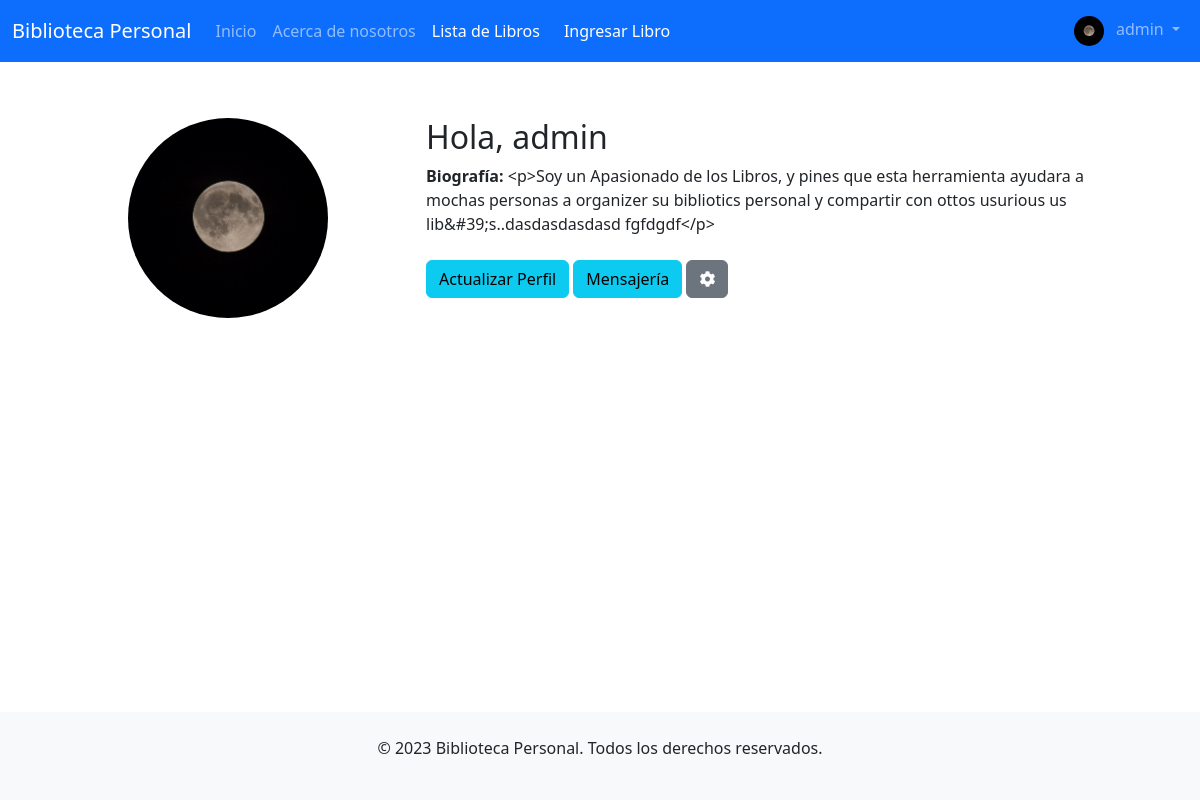
The page /usuarios/registro/perfil/ (signed in) on the database as committed earlier.
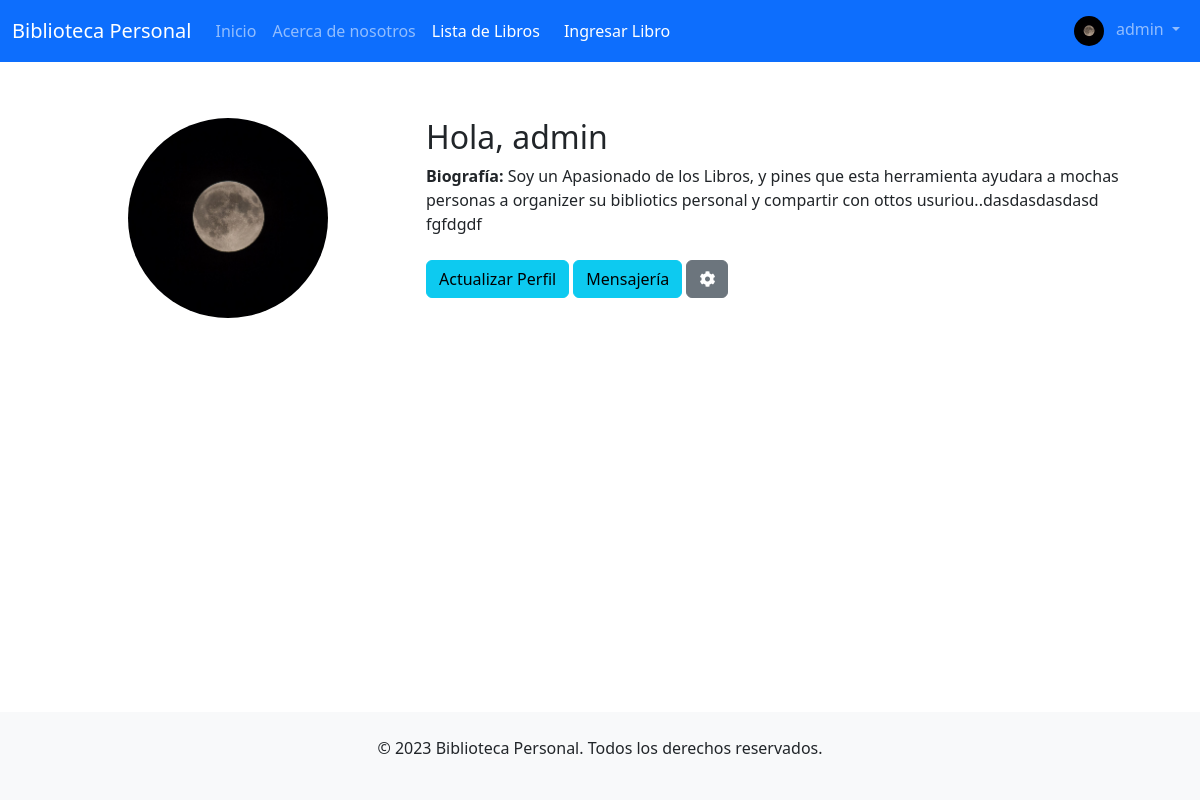
The same page on the database as committed later.
### usuarios/models.py (models this page shows)
class UserProfile(models.Model):
    user = models.OneToOneField(User, on_delete=models.CASCADE)
    profile_image = models.ImageField(upload_to='profile_images/', null=True, blank=True)
    bio = RichTextField(blank=True, null=True)

### usuarios/views.py (the view)
# urls.py: path('perfil/', views.perfil, name='perfil'),
@login_required
def perfil(request):
    profile, created = UserProfile.objects.get_or_create(user=request.user)
    if request.method == "POST":
        form = UserProfileForm(request.POST, request.FILES, instance=profile)
        if form.is_valid():
            form.save()
            messages.success(request, "Perfil actualizado con éxito.")
        else:
            messages.error(request, "Hubo un error al actualizar el perfil.")
    else:
        form = UserProfileForm(instance=profile)
    return render(request, 'usuarios/perfil.html', {'profile': profile, 'form': form})

### usuarios/templates/usuarios/perfil.html (shortened to what this page needs)
{% extends "inicio/homepage.html" %}
{% load static %}
{% block content %}
<div class="container mt-5">
  <div class="row">
    <div class="col-md-4">
      <div class="text-center">
        {% if profile.profile_image %}
        <img src="{{ profile.profile_image.url }}" class="rounded-circle" width="200" height="200" />
        {% else %}
        <img src="{% static 'img/default_profile.jpg' %}" class="rounded-circle" width="200" height="200" />
        {% endif %}
      </div>
    </div>
    <div class="col-md-8">
      <h2>Hola, {{ user.username }}</h2>
      <p><strong>Biografía:</strong> {{ profile.bio }}</p>
      <button type="button" class="btn btn-info mt-2" data-bs-toggle="modal" data-bs-target="#editProfileModal">
        Actualizar Perfil
      </button>
      <button type="button" class="btn btn-info mt-2" onclick="location.href='{% url 'bandeja_entrada' %}'">
        Mensajería
    </button>
      <button type="button" class="btn btn-secondary mt-2" data-bs-toggle="modal" data-bs-target="#configuracionModal">
        <i class="fas fa-cog"></i>
      </button>
    </div>
  </div>
</div>
{% endblock %}

Rows that differ between the two databases and show on the page:
changed UserProfile: bio "<p>Soy un Apasionado de los Libros, y pines que esta herramienta ayudara a mochas personas a organizer su bibliotics personal y compartir con ottos usurious us lib&#39;s..dasdasdasdasd fgfdgdf</p>" → "Soy un Apasionado de los Libros, y pines que esta herramienta ayudara a mochas personas a organizer su bibliotics personal y compartir con ottos usuriou..dasdasdasdasd fgfdgdf"
